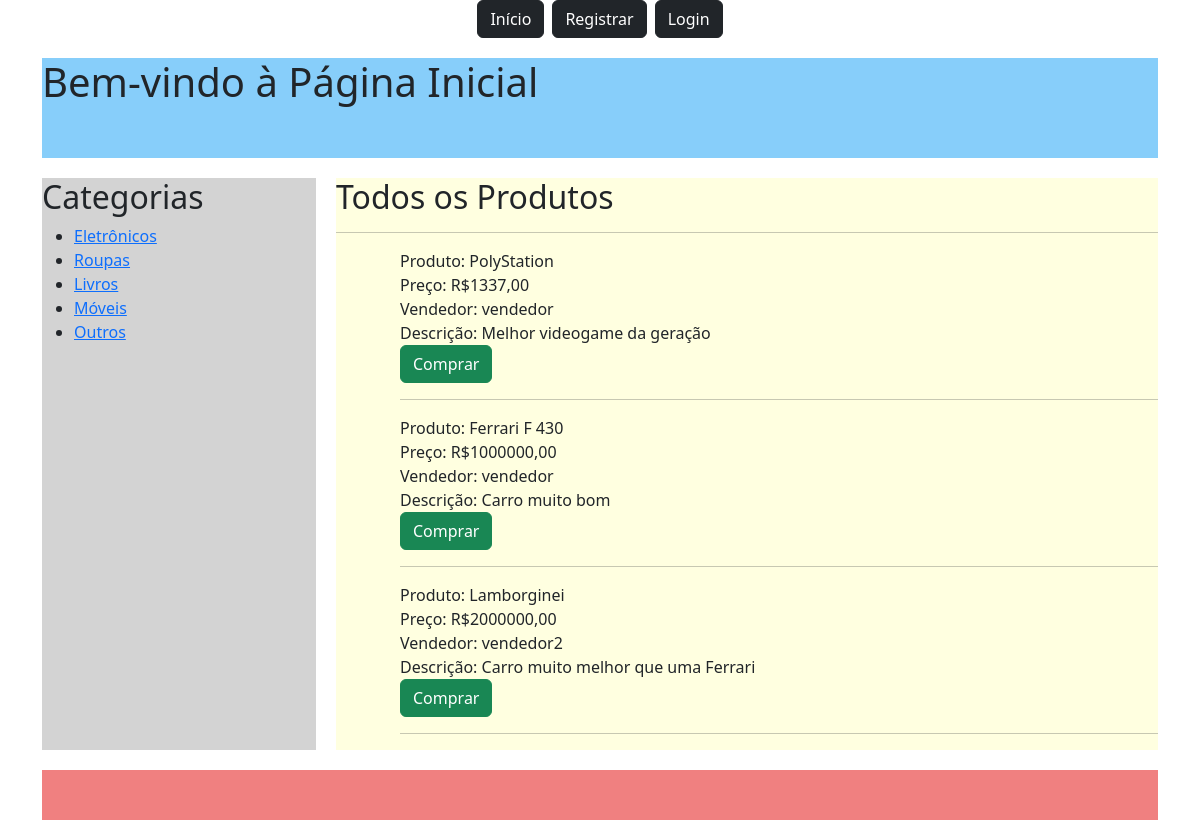
The app's page /, older data.
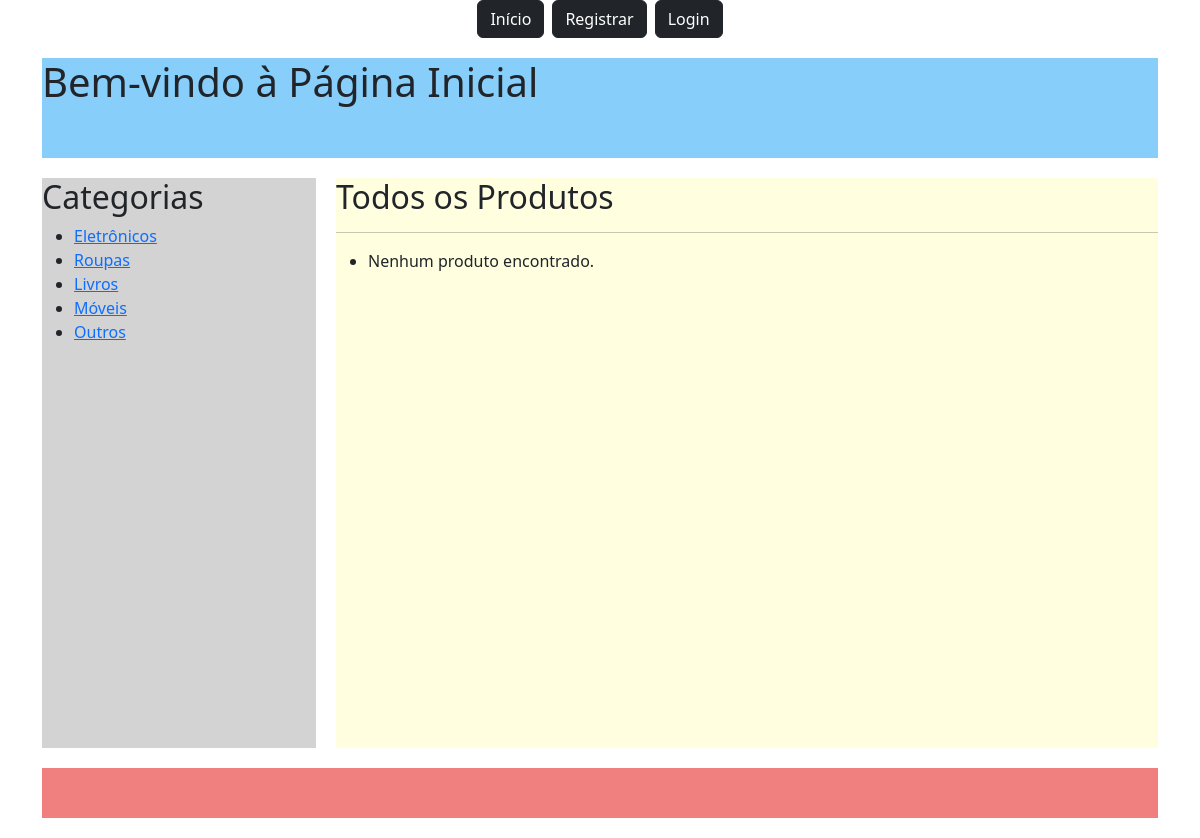
The same page, newer data.
### produtos/models.py (models this page shows, shortened)
class Produto(models.Model):
    id = models.AutoField(primary_key=True)
    nome = models.CharField(max_length=100,help_text="Nome do produto")
    vendedor = models.ForeignKey(User, on_delete=models.CASCADE, help_text="Vendedor do produto")
    categoria = models.CharField(max_length=100,choices=Categoria.choices,default=Categoria.OUTROS,help_text="Categoria do produto")
    preco = models.DecimalField(max_digits=16, decimal_places=2,help_text="Preço do produto")
    foto = models.ImageField(upload_to='fotos_produtos/', null=True, blank=True, help_text="Foto do produto")
    descricao = models.TextField(help_text="Descrição do produto")

### main/views.py (the view)
# urls.py: path("", views.HomePage.as_view(), name="homepage"),
class HomePage(View):
    def get(self, request, *args, **kwargs):
        user_groups = request.user.groups.all() if request.user.is_authenticated else []
        vendas_produto = Produto.objects.all()
        categorias_choices = Categoria.choices
        categorias = []
        for categoria in categorias_choices:
            categorias.append(categoria[1])
        contexto = {'vendas_produto': vendas_produto, 'user_groups': user_groups, 'categorias': categorias}
        return render(request, 'main/homepage.html', contexto)

### main/templates/main/homepage.html (shortened to what this page needs)
{% extends "main/base.html" %}
{% load static %}
{% block extra_header %}
    <link rel="stylesheet" href="{% static 'main/css/homepage.css' %}" />
{% endblock %}
{% block content %}
    <div class="container">
      <div class="barra-superior">
        <h1>Bem-vindo à Página Inicial</h1>
      </div>
      <div class="coluna-esquerda">
        <h2>Categorias</h2>
        <ul>
          {% for categoria in categorias %}
            <li><a href="{% url 'pagina_categoria' categoria=categoria %}">{{ categoria }}</a></li>
          {% endfor %}
        </ul>
      </div>
      <div class="coluna-direita">
        <h2>Todos os Produtos</h2>
        <hr>
        <div class="produtos">
    <ul>
    {% for venda in vendas_produto %}
        <ul>
            <div>Produto: {{venda.nome}}</div>
            <div>Preço: R${{venda.preco}}</div>
            <div>Vendedor: {{venda.vendedor.username}}</div>
            <div>Descrição: {{venda.descricao}}</div>
            <div class="botoes">
                <a href="{% url 'comprador:produto_individual' pk=venda.id categoria=venda.categoria nome=venda.nome %}" class="btn btn-success">Comprar</a>
            </div>
            <hr>
          </ul>
    {% empty %}
        <li>Nenhum produto encontrado.</li>
    {% endfor %}
    </ul>
</div>
      </div>
      <div class="rodape"></div>
{% endblock %}

### main/templates/main/base.html (shortened to what this page needs)
{% load static %}
<!DOCTYPE html>
<html lang="pt-BR">
  <head>
    <link rel="stylesheet" href="{% static 'main/css/style.css' %}" />
    {% block extra_header %}{% endblock %}
    <link
      href="https://cdn.jsdelivr.net/npm/bootstrap@5.3.8/dist/css/bootstrap.min.css"
      rel="stylesheet"
    />
  </head>
  <body>
    <div class="d-flex justify-content-center align-items-center gap-2">
    <a href="{% url 'homepage' %}" class="btn btn-dark">Início</a>
    {% if user.is_authenticated %}
    <a href="{% url 'troca_senha' %}" class="btn btn-dark">Trocar Senha</a>
    <a href="{% url 'editar_perfil_seguro' user.pk %}" class="btn btn-dark">Editar Perfil</a>
    <a href="{% url 'confirma_logout' %}" class="btn btn-dark">Logout</a>
    {% for group in user.groups.all %}
      {% if group.name == "Vendedor" %}
        <a href="{% url 'cadastro_produto' %}" class="btn btn-dark">Publicar Produto</a>
        <a href="{% url 'vendedor:meus_produtos' %}" class="btn btn-dark">Meus Produtos</a>
      {% endif %}
    {% endfor %}
    Logando como {{ user.username }}
    {% else %}
    <a href="{% url 'registrar_usuario' %}" class="btn btn-dark">Registrar</a>
    <a href="{% url 'login' %}" class="btn btn-dark">Login</a>
    {% endif %}
    </div>
    {% block content %}{% endblock %}
  </body>
</html>

### main/static/main/css/homepage.css (style rules this page uses)
.container { display: grid; grid-template-columns: 1fr 3fr; grid-template-rows: 100px 1fr 50px; gap: 20px; padding: 20px; min-height: 100vh; box-sizing: border-box; }
.barra-superior { grid-column: 1/3; background-color: lightskyblue; }
.coluna-esquerda { grid-column: 1/2; background-color: lightgray; }
.coluna-direita { grid-column: 2/3; background-color: lightyellow; }
.rodape { grid-column: 1/3; background-color: lightcoral; }

Row changes from the older to the newer data that the page shows:
removed Produto: nome "PolyStation", preco "1337,00", vendedor.username "vendedor", descricao "Melhor videogame da geração"
removed Produto: nome "Ferrari F 430", preco "1000000,00", vendedor.username "vendedor", descricao "Carro muito bom"
removed Produto: nome "Lamborginei", preco "2000000,00", vendedor.username "vendedor2", descricao "Carro muito melhor que uma Ferrari"
Text that changed along with them:
text now shown: "Nenhum produto encontrado."
